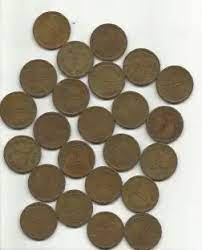
#> input picture static/images/monedas.jpeg, 202 x 250 px
$ python googlev2.py
#> lines starting #> are read from the running program, lines starting #| are printed output that depends on the picture; after the words box and inside, x2 and y2 are one past the last pixel; in counts of white or black regions, pixels touching at a corner belong together
# Importamos las dependencias
from argparse import ArgumentParser

import cv2
import numpy as np

# Definimos el menú del programa
argument_parser = ArgumentParser()
#argument_parser.add_argument('-i', '--image', required=True, help='Ruta a la imagen de entrada.')
arguments = vars(argument_parser.parse_args())

# Cargamos la imagen
image = cv2.imread('../../static/images/monedas.jpeg')
#> image is the input picture: shape (250, 202, 3); mean B, G, R 136.8, 153.3, 161.7

# Aplicamos el umbral de OTSU para hallar una estimación aproximada de los objetos en la imagen.
gray = cv2.cvtColor(image, cv2.COLOR_BGR2GRAY)
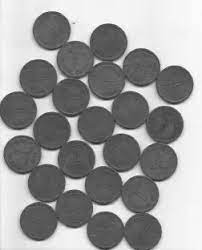
#> gray: shape (250, 202); min 40, max 255, mean 153.9
_, thresholded = cv2.threshold(gray, 0, 255, cv2.THRESH_BINARY_INV + cv2.THRESH_OTSU)
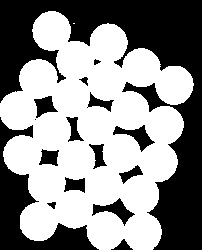
#> thresholded: shape (250, 202); 56% white; 16 black regions (1 under 20 px), largest, box (x1, y1, x2, y2) and area: (0, 0, 202, 250) 16002, (0, 117, 99, 250) 3641, (92, 198, 135, 226) 423
cv2.imshow('Binaria', thresholded)

# Remueve ruido.
kernel = np.ones((3, 3), np.uint8)
opening = cv2.morphologyEx(thresholded, cv2.MORPH_OPEN, kernel, iterations=2)
#> opening: shape (250, 202); 55.9% white; 16 black regions (1 under 20 px), largest, box (x1, y1, x2, y2) and area: (0, 0, 202, 250) 16019, (0, 117, 99, 250) 3646, (92, 198, 135, 226) 427

# Dilatamos para obtener las regiones que estamos seguros que pertenecen al fondo
background = cv2.dilate(opening, kernel, iterations=3)
#> background: shape (250, 202); 68% white; 19 black regions (9 under 20 px), largest, box (x1, y1, x2, y2) and area: (0, 0, 202, 250) 13108, (0, 160, 91, 250) 2459, (0, 126, 12, 148) 99
cv2.imshow('Fondo', background)

# Aplicamos distanceTransform para hallar las regiones que estamos seguros que pertenecen al primer plano.
distance_transform = cv2.distanceTransform(opening, cv2.DIST_L2, maskSize=5)
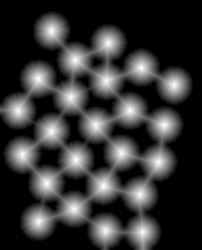
#> distance_transform: shape (250, 202) float32; min 0, max 19, mean 4.01; drawn with min black and max white
_, foreground = cv2.threshold(distance_transform, 0.7 * distance_transform.max(), 255, 0)
#> foreground: shape (250, 202) float32; 5.9% white; 24 white regions, largest, box (x1, y1, x2, y2) and area: (98, 179, 111, 193) 136, (70, 153, 82, 167) 134, (41, 177, 53, 190) 132
foreground = np.uint8(foreground)
cv2.imshow('Primer plano', foreground)

# Ahora hallamos las regiones sobre las que no estamos del todo seguros
unknown = cv2.subtract(background, foreground)
#> unknown: shape (250, 202); 62.1% white; 43 black regions (9 under 20 px), largest, box (x1, y1, x2, y2) and area: (0, 0, 202, 250) 13108, (0, 160, 91, 250) 2459, (98, 179, 111, 193) 136
cv2.imshow('Desconocido', unknown)

# Hallamos las componentes conectadas
_, markers = cv2.connectedComponents(foreground)
#> markers: shape (250, 202) int32; 25 distinct labels, from 0 to 24

# Para que watershed no considere el fondo como una región desconocida, tenemos que etiquetarla con un valor distinto
# a 0, por lo que sumamos uno a los markers
markers = markers + 1
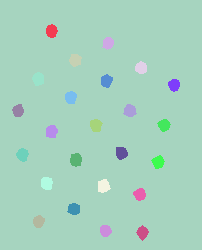
#> markers: shape (250, 202) int32; 25 distinct labels, from 1 to 25; one colour per label, 0 black

# Ahora sí, usamos el cero para denotar las regiones verdaderamente desconocidas.
markers[unknown == 255] = 0
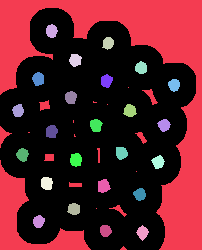
#> markers: shape (250, 202) int32; 26 distinct labels, from 0 to 25; one colour per label, 0 black

# Aplicamos watershed
markers = cv2.watershed(image, markers)
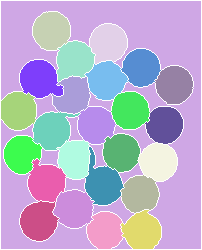
#> markers: shape (250, 202) int32; 26 distinct labels, from -1 to 25; one colour per label, 0 black, -1 white
for i in np.unique(markers):
    if i % 3 == 0:
        image[markers == i] = [255, 0, 0]
    elif i % 3 == 1:
        image[markers == i] = [0, 255, 0]
    else:
        image[markers == i] = [0, 0, 255]
#> this loop made 26 passes
#> i on pass 1: -1
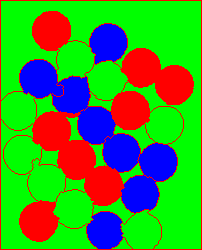
#> image: shape (250, 202, 3); mean B, G, R 44, 149.7, 61.2
image[markers == -1] = [0, 0, 255]

# Mostramos los objetos segmentados.
cv2.imshow('Marcadores', image)
cv2.waitKey(0)
